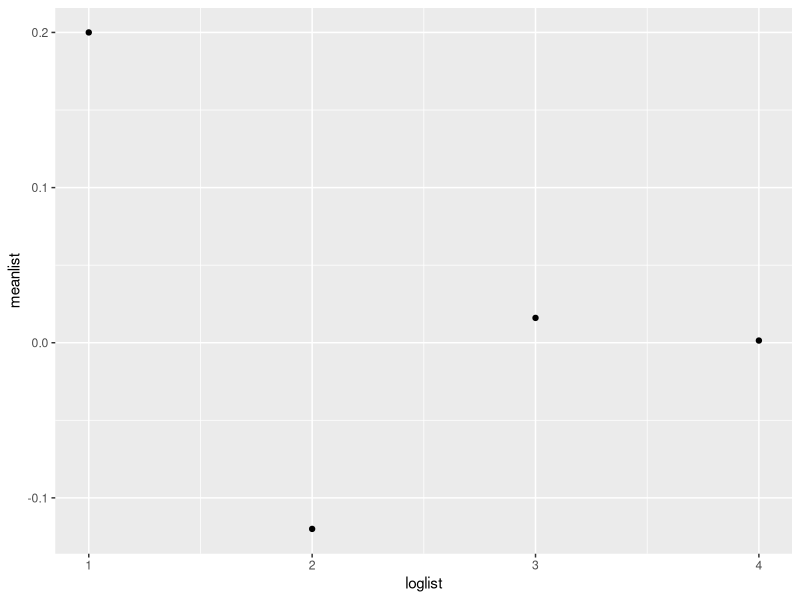

Here is the R script that generated this plot: (Note: this script raises an error after producing the figure.)
## ---- chunk 1
# generate uniform samples where P(X=1)=P(X=-1)=1/2
generate.uniform.samples <- function(n, col) {
  #create empty matrix with n datapoints and ncol datasets
  #each column represents a different dataset
  datasets <- matrix(data = NA, nrow = n, ncol = col)
  #make the datasets into a dataframe
  datasets <- as.data.frame(datasets)
  # randomly sample values between 0 and 1 but set all values above
  # 0.5 as -1 and all values less than or equal to 0.5 as 1
  for (i in 1:col){
    samples <- runif(n, min=0, max=1)
    samples <- replace(samples, samples < 0.5, -1)
    samples <- replace(samples, samples >= 0.5, 1)
    datasets[i] = samples
  }
  # return datasets
  return(datasets)
}

## ---- chunk 2
#load tidyverse library
library(tidyverse)
# create list of 10, 100, 1000, 10000 and take log of values
loglist <- c(10, 100, 1000, 10000)
loglist <- as.data.frame(loglist)
loglist <- log10(loglist)
mu = 0
# the population mean of our samples is 0 since X=1 and X=-1 have probabilities
# 1/2, thus the expectation is 0
# generate samples for # of data points being 10, 100, 1000, 10000
points10 <- generate.uniform.samples(10, 1)
points100 <- generate.uniform.samples(100, 1)
points1000 <- generate.uniform.samples(1000, 1)
points10000 <- generate.uniform.samples(10000, 1)
# calculate sample mean of the points
mean10 <- mean(points10[,1])
mean100 <- mean(points100[,1])
mean1000 <- mean(points1000[,1])
mean10000 <- mean(points10000[,1])
# create dataframe to plot sample means
meanlist <- c(mean10, mean100, mean1000, mean10000)
meanlist <- as.data.frame(meanlist)
tograph <- as.data.frame(meanlist)
tograph[2] <- loglist
# plot values of sample means against 
ggplot(tograph, aes(x=loglist, y=meanlist))+geom_point()
## ---- chunk 3
# given a number of data points and an epsilon, find differences (between sample mean and population mean) and only get those that are greater than epsilon
diff.less.eps = function(n, epsilon){
  samples <- generate.uniform.samples(n, 10000)
  count <- 0
  for (i in 1:10000){
    avg <- mean(samples[,i])
    if (avg > epsilon) {
      count = count + 1
    }
  }
  return (1/10000 * count)
}
# create data frame where first column is differences for datasets with 10, 100, 1000 and 10000 data points and second column is the column with log of n datapoints.
diff.for.n = function(epsilon){
  difffor10 <- diff.less.eps(10, epsilon)
  difffor100 <- diff.less.eps(100, epsilon)
  difffor1000 <- diff.less.eps(1000, epsilon)
  difffor10000 <- diff.less.eps(10000, epsilon)
  difflist <- c(difffor10, difffor100, difffor1000, difffor10000)
  difflist <- as.data.frame(difflist)
  tograph <- as.data.frame(difflist)
  loglist <- c(10, 100, 1000, 10000)
  loglist <- as.data.frame(loglist)
  loglist <- log10(loglist)
  tograph[2] <- loglist
  return(tograph)
}
# get dataframes for each epsilon of 0.5, 0.1 and 0.05
tograph0.5 <- diff.for.n(0.5)
tograph0.1 <- diff.for.n(0.1)
tograph0.05 <- diff.for.n(0.05)
## ---- chunk 4
#plot dataframes
ggplot(tograph0.5, aes(x=loglist, y=difflist))+geom_point()
ggplot(tograph0.1, aes(x=loglist, y=difflist))+geom_point()
ggplot(tograph0.05, aes(x=loglist, y=difflist))+geom_point()

## ---- chunk 5
# create samples for n datapoints with col datasets
generate.uniform.samples <- function(n, col) {
  dataset <- matrix(data = NA, nrow = n, ncol = col)
  dataset <- as.data.frame(dataset)
  for (i in 1:col){
    samples <- runif(n, min=0, max=1)
    samples <- replace(samples, samples < 0.5, -1)
    samples <- replace(samples, samples >= 0.5, 1)
    dataset[i] = samples
  }
  return(dataset)
}
# get samples for 10 datapoints in 10000 datasets
samp10 <- generate.uniform.samples(10, 10000)
# get samples for 1000 datapoints in 10000 datasets
samp1000 <- generate.uniform.samples(1000, 10000)
# get samples for 10000 datapoints in 10000 datasets
samp10000 <- generate.uniform.samples(10000, 10000)
## ---- chunk 6
# get the average of each dataset in the inputted dataframe
avg <- function(x){
  averg = matrix(data=NA, nrow=1, ncol=10000)
  for (i in 1:10000){
    avg <- mean(x[,i])
    averg[i] <- avg
  }
  return(averg)
}
# get average of dataframe with 10000 datasets with 10 datapoints each
samp10 <- avg(samp10)
# get average of dataframe with 10000 datasets with 1000 datapoints each
samp1000 <- avg(samp1000)
# get average of dataframe with 10000 datasets with 10000 datapoints each
samp10000 <- avg(samp10000)
## ---- chunk 7
# multiply average of dataframe with the square root of the number of data points in each dataset
samp10 <- samp10*sqrt(10)
samp1000 <- samp1000*sqrt(1000)
samp10000 <- samp10000*sqrt(10000)
## ---- chunk 8
# create data frame for each calculation
samp10 <- data.frame(col = c(t(samp10)), stringsAsFactors = FALSE)
samp1000 <- data.frame(col = c(t(samp1000)), stringsAsFactors = FALSE)
samp10000 <- data.frame(col = c(t(samp10000)), stringsAsFactors = FALSE)
## ---- chunk 9
#plot each calculation as histograms
ggplot(samp10, aes(x=col)) + geom_histogram(bins = 10)
ggplot(samp1000, aes(x=col)) + geom_histogram(bins = 10)
ggplot(samp10000, aes(x=col)) + geom_histogram(bins = 10)
# plot qqplots to see if they follow normality
qqnorm(samp10[,1])
qqline(samp10, lwd=2)
qqnorm(samp1000[,1])
qqline(samp1000, lwd=2)
qqnorm(samp10000[,1])
qqline(samp10000, lwd=2)
## ---- chunk 10
# generate 10000 independent random variables 
Y <- rnorm(10000, 0, 1);
## ---- chunk 11
# given n # of datapoints and an epsilon 
diff.less.eps = function(n, epsilon){
  # generate 10000 datasets with n datapoints
  samples <- generate.uniform.samples(n, 10000)
  count <- 0
  # for each dataset calculate the mean, multiply it with square root of
  # number n datapoints and subtract the ith random variable of the Y dataframe
  # if the difference is greater than epsilon add 1 to the count variable
  for (i in 1:10000){
    avg <- mean(samples[,i])
    avg <- avg*sqrt(n) - Y[i]
    if (avg > epsilon) {
      count = count + 1
    }
  }
  # divide the count by 10000 and return the value
  return (count/10000)
}
# given epsilon get the differences for 10, 100, 1000, 10000 datapoints in 10000 datasets for each epsilon and return dataframe with differences for given epsilon in first column and log10 of number of datapoints in second column
diff.for.n = function(epsilon){
  difffor10 <- diff.less.eps(10, epsilon)
  difffor100 <- diff.less.eps(100, epsilon)
  difffor1000 <- diff.less.eps(1000, epsilon)
  difffor10000 <- diff.less.eps(10000, epsilon)
  difflist <- c(difffor10, difffor100, difffor1000, difffor10000)
  difflist <- as.data.frame(difflist)
  tograph <- as.data.frame(difflist)
  loglist <- c(10, 100, 1000, 10000)
  loglist <- as.data.frame(loglist)
  loglist <- log10(loglist)
  tograph[2] <- loglist
  return(tograph)
}
#plot the scatterplot graph for diff.for.n of epsilon of 0.001 
tograph <- diff.for.n(0.001)
ggplot(tograph, aes(x=loglist, y=difflist)) + geom_point()
